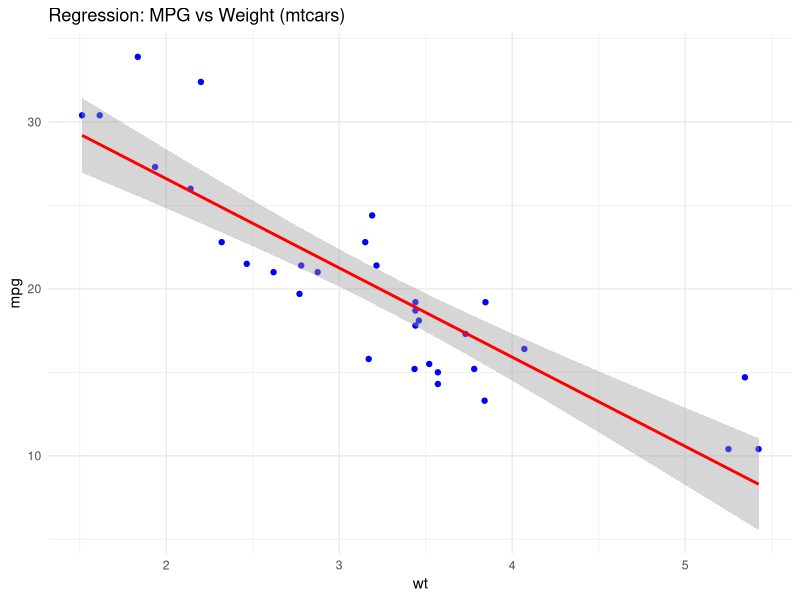
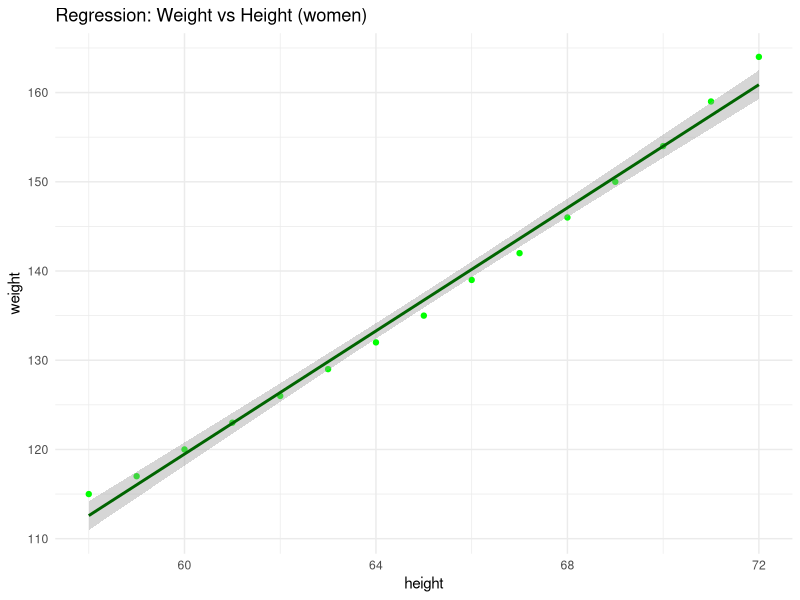

These figures' R source, in order:
# Load built-in datasets
data("mtcars")
data("women")

# Load required libraries
library(ggplot2)

# ----- Dataset 1: mtcars -----
# Simple linear regression: mpg ~ wt
mtcars_model <- lm(mpg ~ wt, data = mtcars)
summary(mtcars_model)

# Plot
mtcars_plot <- ggplot(mtcars, aes(x = wt, y = mpg)) +
    geom_point(color = "blue") +
    geom_smooth(method = "lm", se = TRUE, color = "red") +
    ggtitle("Regression: MPG vs Weight (mtcars)") +
    theme_minimal()

# Save plot
ggsave("plots/mtcars_regression_plot.png", plot = mtcars_plot)

# ----- Dataset 2: women -----
# Simple linear regression: weight ~ height
women_model <- lm(weight ~ height, data = women)
summary(women_model)

# Plot
women_plot <- ggplot(women, aes(x = height, y = weight)) +
    geom_point(color = "green") +
    geom_smooth(method = "lm", se = TRUE, color = "darkgreen") +
    ggtitle("Regression: Weight vs Height (women)") +
    theme_minimal()

# Save plot
ggsave("plots/women_regression_plot.png", plot = women_plot)
